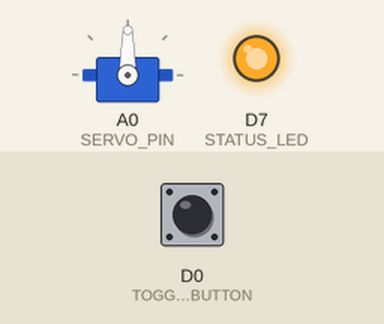
Bench run of a sketch on a simulated Particle Photon. Parts: servo, output pins drawn as LEDs (lit = HIGH). The inputs (shaded band) are chosen by the test bench; at power-on: D0 (TOGGLE_BUTTON) LOW.

Above: at 1.2 s.
1.3 s: D0 (TOGGLE_BUTTON) pulled HIGH for 0.15 s
At 2.8 s:
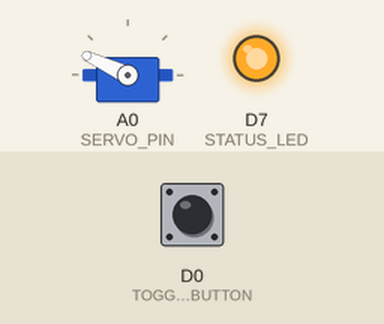
3.1 s: D0 (TOGGLE_BUTTON) pulled HIGH for 0.15 s
At 4.1 s:
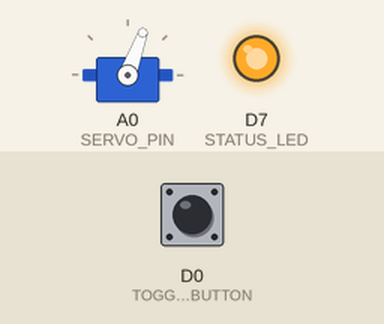
4.9 s: D0 (TOGGLE_BUTTON) pulled HIGH for 1 s
At 6.3 s:
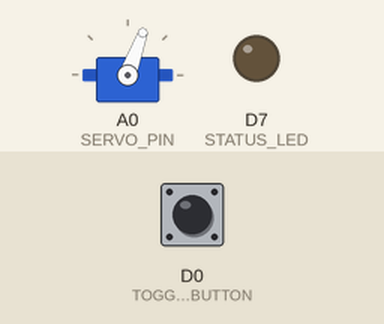
Timing chart, 0 to 10.8 s (numbered marks = the images above; inputs shaded):
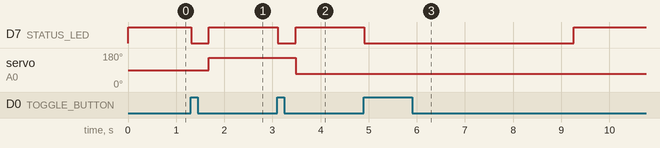

Measured:
- after the input at 1.3 s, D7 (STATUS_LED): HIGH → LOW at once, → HIGH 0.37 s later; servo on A0 (SERVO_PIN): 90° → 155° after 0.38 s
- after the input at 3.1 s, D7 (STATUS_LED): HIGH → LOW at once, → HIGH 0.37 s later; servo on A0 (SERVO_PIN): 155° → 70° after 0.38 s
- after the input at 4.9 s, D7 (STATUS_LED): HIGH → LOW at once, → HIGH 4.4 s later

The sketch:

main.ino
```cpp
#define DOWN 70
#define UP 155
#define SERVO_PIN A0
#define TOGGLE_BUTTON D0
#define STATUS_LED D7

Servo servo;
int servo_position = DOWN; // starting position for the servo
int on = 0; // if the switch is on or not
int on_direc = 0; // which direction is on, 1 is up, 0 is down

int turn(String command) {
    if (command == "on" || command == "On" || command == "ON") {
        if (!on) { // if the light switch is off
            on = 1;
            if (on_direc == 1) { // if the switch's on position is up
                servo.write(DOWN);
            } else { // if the switch's on position is down
                servo.write(UP);
            }

            return 0;
        } else {
            return 1;
        }
    } else if (command == "off" || command == "Off" || command == "OFF") {
        if (on) { // if the ligh switch is on
            on = 0;
            if (on_direc == 1) { // if the switch's on position is up
                servo.write(UP);
            } else { // if the switch's on position is down
                servo.write(DOWN);
            }

            return 0;
        } else {
            return 1;
        }
    }

    return 2;
}

int localToggle() {
    if (!on) {
        Spark.publish("turned on");
        turn("on");
    } else {
        Spark.publish("turned off");
        turn("off");
    }

    return 200;
}

void setup() {
    servo.attach(SERVO_PIN);

    Spark.variable("on", &on, INT);
    Spark.variable("on_direc", &on_direc, INT);
    Spark.function("turn", turn);

    pinMode(TOGGLE_BUTTON, INPUT_PULLDOWN);
    pinMode(STATUS_LED, OUTPUT);

    digitalWrite(STATUS_LED, HIGH);
}

void loop() {
    digitalWrite(STATUS_LED, HIGH);
    if (digitalRead(TOGGLE_BUTTON)) {
        delay(10);
        if (digitalRead(TOGGLE_BUTTON)) {
            digitalWrite(STATUS_LED, LOW);
            delay(350);
            if (digitalRead(TOGGLE_BUTTON)) {
                delay(4000);
                if (digitalRead(TOGGLE_BUTTON)) {
                    on_direc = !on_direc;
                    on = !on;
                    digitalWrite(STATUS_LED, HIGH);
                    Spark.publish("direction changed");
                    while(digitalRead(TOGGLE_BUTTON));
                }
            } else {
                localToggle();
            }
        }
    }
}
```
